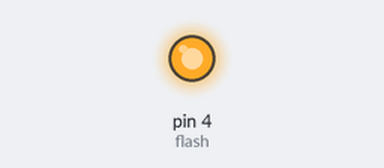
This program was run on a simulated MicroPython board. Shown: output pins drawn as LEDs (lit = HIGH). What the program prints to the serial console is not drawn. At 3.6 s the program stops and its outputs stay as they are.

Above: at 0.2 s.
At 3.5 s:
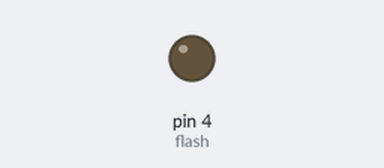
Timing chart, 0 to 5.0 s (numbered marks = the images above):
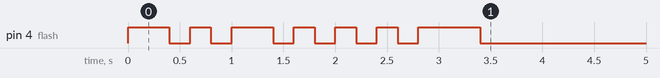

Measured:
- by itself, pin 4 (flash): LOW → HIGH at 0.00 s, → LOW 0.40 s later, → HIGH 0.20 s later, → LOW 0.20 s later, … (14 changes in this stretch)

The program:

p3_for_list.py
```python
from machine import Pin
import time

flash = Pin(4, Pin.OUT, value=0)
patterns = [400, 200, 400, 200, 200, 200, 600]

for ms in patterns:
    print('이번 곡 : ', ms)
    flash.value(1)
    time.sleep_ms(ms)
    flash.value(0)
    time.sleep_ms(200)

print('끝')
```
